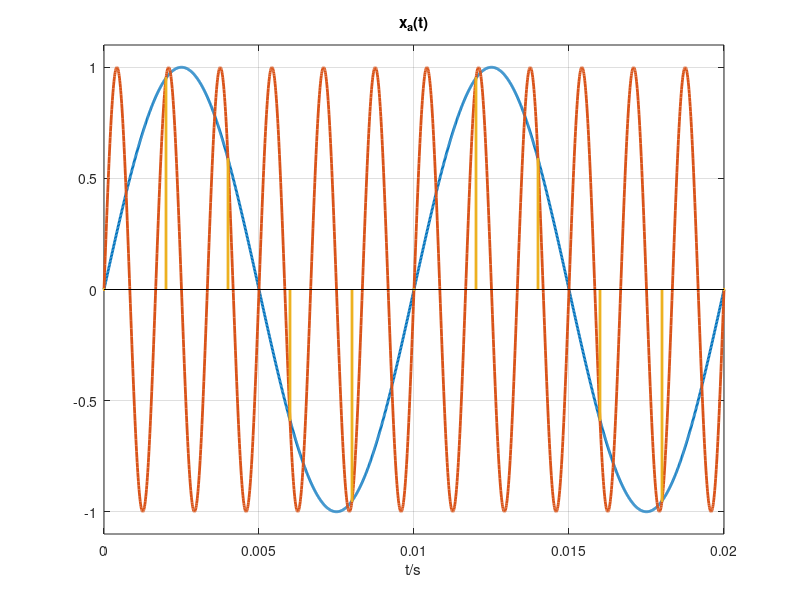

Source code (MATLAB):
clc; clear all;
f1 = 100;
f2 = 600;
fs = 500;
w1 = 2 * pi * f1/fs;
w2 = 2 * pi * f2/fs;
t = 0:0.00001:0.02;
xa1 = sin(2 * pi * f1 * t);
xa2 = sin(2 * pi * f2 * t);
n = 0:1:10;
x1 = sin(w1 * n);
x2 = sin(w2 * n);

plot(t, xa1, 'linewidth', 2);
hold on;
plot(t, xa2, 'linewidth', 2);
hold on;
stem(n / fs, x1, '.', 'linewidth', 2);
axis([0, 0.02, -1.1, 1.1]);
grid;
title('x_a(t)');
xlabel('t/s');
